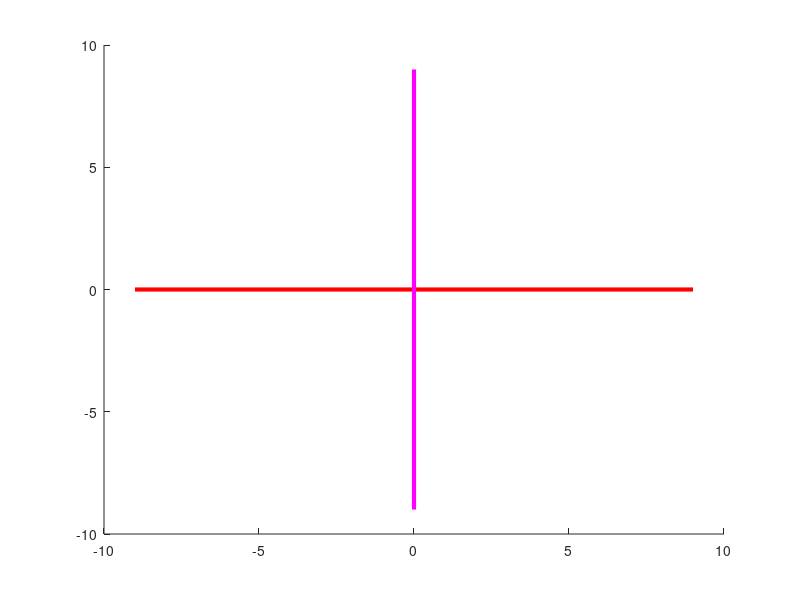

MATLAB code for this plot:
function printAxis()
line([-9 9],[0 0],[0 0],'color',[1 0 0],'linewidth',3); %Establece el Eje x rojo
line([0 0],[-9 9],[0 0],'color',[1 0 1],'linewidth',3); %Establece el Eje y morado
end